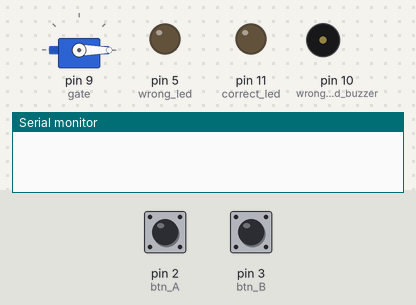
Simulated run of this sketch. Board: Arduino Uno, built with avr-gcc and run on an emulated ATmega328P. Shown: servo, output pins drawn as LEDs (lit = HIGH), buzzer (waves = sounding, pin HIGH), the last lines printed to the serial monitor. Dashed ring = blinking. The inputs (shaded band) are chosen by the test bench; at power-on: pin 2 (btn_A) LOW, pin 3 (btn_B) LOW.

Above: at 1.2 s.
1.3 s: pin 2 (btn_A) pulled HIGH for 3.2 s
At 3.1 s:
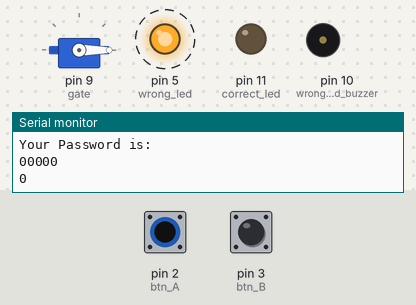
7.1 s: pin 3 (btn_B) pulled HIGH for 1 s
At 8.15 s:
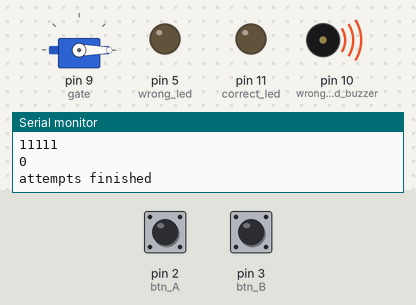
10.2 s: pin 3 (btn_B) pulled HIGH for 3.2 s
At 12.6 s:
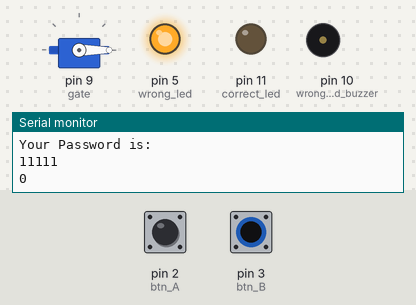
Timing chart, 0 to 14.3 s (numbered marks = the images above; inputs shaded):
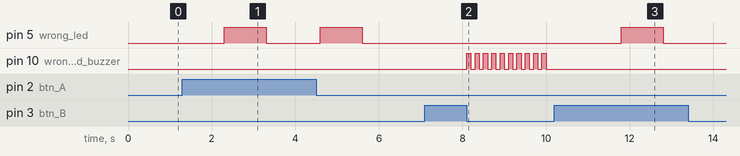

Measured:
- after the input at 1.3 s, pin 5 (wrong_led): alternates HIGH for 1.0 s and LOW for 1.3 s, starting after 1.0 s
- after the input at 7.1 s, pin 10 (wrong_led_buzzer): alternates HIGH for 0.10 s and LOW for 0.10 s, starting after 1.0 s
- after the input at 10.2 s, pin 5 (wrong_led): LOW → HIGH after 1.6 s, → LOW 1.0 s later

The sketch:

Security_Vault_System.ino
```cpp
#include<Servo.h>

Servo gate;
const int btn_A = 2;
const int btn_B = 3;

const int correct_led = 11;
const int wrong_led_buzzer = 10;
int wrong_led = 5;

int correct_pswd[5] = {1,0,1,1,0};
int user_pswd[5];

int counter = 0;
int state1;
int state2;

int attempts = 1;

void setup() {
  // put your setup code here, to run once:
  pinMode(btn_A,INPUT);
  pinMode(btn_B,INPUT);

  pinMode(correct_led, OUTPUT);
  pinMode(wrong_led_buzzer, OUTPUT);
  pinMode(wrong_led, OUTPUT);

  gate.attach(9);
  Serial.begin(9600);

  digitalWrite(correct_led, LOW);
  digitalWrite(wrong_led_buzzer, LOW);
  digitalWrite(wrong_led, LOW);
  gate.write(0);
}

bool check_password() {
  for(int i = 0; i < 5; i++) {
    if(correct_pswd[i] != user_pswd[i]) {
      return false;
    }
  }
  return true;
}

void loop() {
  // put your main code here, to run repeatedly:
  state1 = digitalRead(btn_A);
  state2 = digitalRead(btn_B);

  if(counter == 5) {
    Serial.println(attempts);
    Serial.println("Your Password is:");
    for(int i = 0; i < 5; i++){
      Serial.print(user_pswd[i]);
    }
    Serial.println(" ");
    bool valid = check_password();

    Serial.println(valid);

    if(valid == true & attempts <= 3) {
      digitalWrite(correct_led, HIGH);
      gate.write(180);
      delay(1000);
      attempts = 0;
      delay(500);
      digitalWrite(correct_led, LOW);
      gate.write(0);
    }
    else if(valid == false & attempts < 3) {
      digitalWrite(wrong_led, HIGH);
      delay(1000);
      attempts = attempts + 1;
      digitalWrite(wrong_led, LOW);
      delay(100);
    }

    else if(valid == false & attempts == 3) {
      Serial.println("attempts finished");
      for(int t = 0; t < 10; t++) {
        digitalWrite(wrong_led_buzzer, HIGH);
        delay(100);
        digitalWrite(wrong_led_buzzer, LOW);
        delay(100);
      }
      attempts = 0;
      delay(500);
      digitalWrite(wrong_led, LOW);
    }

    counter = 0;
    delay(200);
  }

  else {
    if(state1 == 1) {
      user_pswd[counter] = 0;
      Serial.println("0 entered");
      counter++;
      delay(200);
    }
    if(state2 == 1) {
      user_pswd[counter] = 1;
      Serial.println("1 entered");
      counter++;
      delay(200);
    }
  }

}
```
